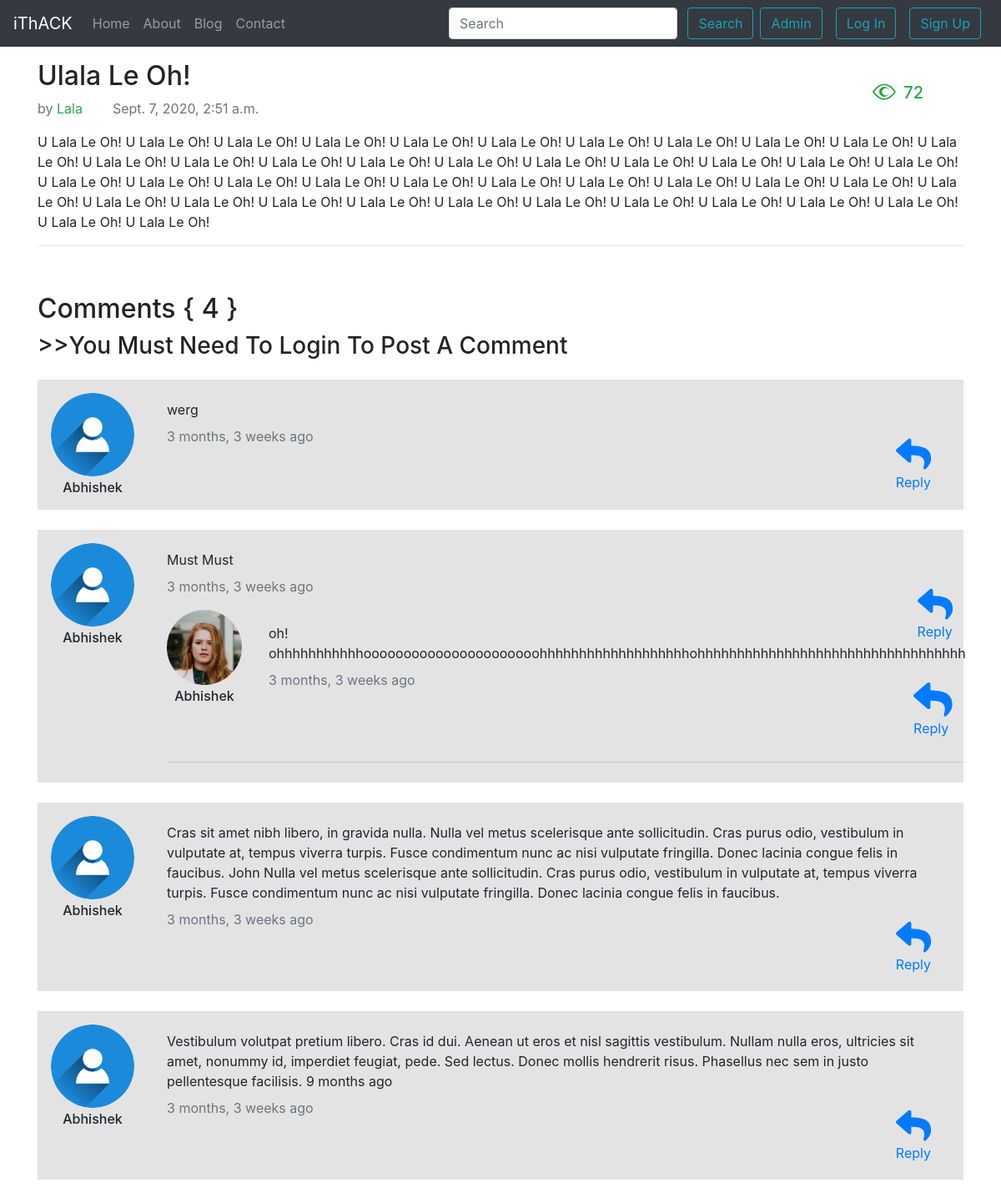
The app's page /blog/third-post with its own data.
### blog/models.py (models this page shows, shortened)
class Post(models.Model):
    sno = models.AutoField(primary_key=True)
    title = models.CharField(max_length=200)
    content = models.TextField()
    author = models.CharField(max_length=50)
    slug = models.CharField(max_length=210)
    views = models.IntegerField(default=0)
    thumbnail = models.ImageField(upload_to="blog/images", default="")
    timestamp = models.DateTimeField(blank=True)

class BlogComment(models.Model):
    sno = models.AutoField(primary_key=True)
    comment = models.TextField()
    user = models.ForeignKey(User, on_delete=models.CASCADE)
    post = models.ForeignKey(Post, on_delete=models.CASCADE)
    parent = models.ForeignKey('self', on_delete=models.CASCADE, null=True)
    timestamp = models.DateTimeField(default=now)

### blog/views.py (the view)
# urls.py: path('<str:slug>', views.blogPost, name='blogPost'),
def blogPost(request, slug):
    post = Post.objects.filter(slug=slug).first()
    post.views = post.views + 1
    post.save()
    comments = BlogComment.objects.filter(post=post, parent=None)
    replies = BlogComment.objects.filter(post=post).exclude(parent=None)
    replyDict = {}
    for reply in replies:
        if reply.parent.sno not in replyDict.keys():
            replyDict[reply.parent.sno] = [reply]
        else:
            replyDict[reply.parent.sno].append(reply)
    context = {'post': post, 'comments': comments, 'replyDict': replyDict}
    return render(request, 'blog/blogPost.html', context)

### blog/templatetags/extras.py (called while the page is built)
@register.filter(name='get_val')
def get_val(dict, key):
    return dict.get(key)

### templates/blog/blogPost.html (shortened to what this page needs)
{% extends 'base.html' %}
{% load humanize %}
{% load extras %}
{% block body %}
<div class="container my-3">
    <span class="float-right mr-5 mt-4">
         &nbsp;<span class="h5 text-success">{{post.views}}</span>
    </span>
    <h2 class="blog-post-title">{{post.title}}</h2>
    <p class="blog-post-meta text-muted">by <a href="#" class="text-success">{{post.author}}
        </a>&nbsp;&nbsp;&nbsp;&nbsp;&nbsp;&nbsp;&nbsp;{{post.timestamp}}
    </p>
    <p>{{post.content|safe}}</p>
    <hr><br>
</div>
<div class="container">
    <h2>Comments { {{comments.count}} }</h2>
    {% if user.is_authenticated %}
    <form action="/blog/postComment" method="post"> {% csrf_token %}
        <div class="mt-4">
            <h5>Write a response</h5>
            <textarea class="form-control mt-3" name=comment rows="3" placeholder="Write a response.."></textarea>
            <input type="hidden" name="postSno" value="{{post.sno}}">
            <input type="hidden" name="parentSno" value="">
            <button type="submit" class="btn btn-outline-info mt-3">Publish</button>
        </div>
    </form>
    {% else %}
    <h3>>>You Must Need To Login To Post A Comment</h3>
    {% endif %}
    {% for comment in comments %}
    <div class="media mb-3 mt-4 p-2" style="background-color: rgb(227, 227, 227)">
        <div class="text-center p-2">
            <img class="mr-3 rounded-circle " src="/static/img/user.png" alt={{comment.user.username}} width="100"
                height="100">
            <h6 class="mt-1 mb-0 mr-3">{{comment.user.username}}</h6>
        </div>
        <div class="container">
            <div class="media-body">
                <p class="mt-3 mb-2">{{comment.comment}}</p>
                <time class="timeago text-muted">{{comment.timestamp|naturaltime}}</time>
                {% if user.is_authenticated %}
                <a class="float-right mr-2 my-1 p-2" data-toggle="collapse" data-target="#replyBox{{comment.sno}}"
                    aria-expanded="false" aria-controls="replyBox{{comment.sno}}" href="#"><svg
                        class="svg-inline--fa fa-reply fa-w-16" aria-hidden="true" focusable="false" data-prefix="fa"
                        data-icon="reply" role="img" xmlns="http://www.w3.org/2000/svg" viewBox="0 0 512 512"
                        data-fa-i2svg="">
                        <path fill="currentColor"
                            d="M8.309 189.836L184.313 37.851C199.719 24.546 224 35.347 224 56.015v80.053c160.629 1.839 288 34.032 288 186.258 0 61.441-39.581 122.309-83.333 154.132-13.653 9.931-33.111-2.533-28.077-18.631 45.344-145.012-21.507-183.51-176.59-185.742V360c0 20.7-24.3 31.453-39.687 18.164l-176.004-152c-11.071-9.562-11.086-26.753 0-36.328z">
                        </path>
                    </svg>Reply</a>
                <br><br><br><br>
                {% else %}
                <a class="float-right mr-2 my-1 p-2" data-toggle="modal" data-target="#loginModal" aria-expanded="false"
                    aria-controls="loginModal" href="#">Reply</a>
                {% endif %}
            </div>
            {% for reply in replyDict|get_val:comment.sno %}
            <div class="replies media mt-3">
                <div class="pr-3 text-center">
                    <img class="mr-3 rounded-circle" src="/static/img/user2.png" alt="John" width="90" height="90">
                    <h6 class="mt-1 mb-0 mr-3">{{reply.user.username}}</h6>
                </div>
                <div class="media-body">
                    <p class="mt-3 mb-2">{{reply.comment}}</p>
                    <time class="timeago text-muted" timeago-id="3">{{reply.timestamp|naturaltime}}</time>
                    <a class="float-right mr-2 my-1 p-2" href="#"> Reply</a>
                </div>
            </div>
            <hr>
            {% endfor %}
        </div>
    </div>
    {% endfor %}
</div>
{% endblock body %}

### records on screen
Post: views "72", title "Ulala Le Oh!", author "Lala", timestamp "Sept. 7, 2020, 2:51 a.m.", content "U Lala Le Oh! U Lala Le Oh! U Lala Le Oh! U Lala Le Oh! U Lala Le Oh! U Lala Le Oh! U Lala Le Oh! U Lala Le Oh! U Lala Le Oh! U Lala Le Oh! U Lala Le Oh! U Lala Le Oh! U Lala Le Oh! U Lala Le Oh! U Lala Le Oh! U Lala Le Oh! U Lala Le Oh! U Lala Le Oh! U Lala Le Oh! U Lala Le Oh! U Lala Le Oh! U Lala Le Oh! U Lala Le Oh! U Lala Le Oh! U Lala Le Oh! U Lala Le Oh! U Lala Le Oh! U Lala Le Oh! U Lala Le Oh! U Lala Le Oh! U Lala Le Oh! U Lala Le Oh! U Lala Le Oh! U Lala Le Oh! U Lala Le Oh! U Lala Le Oh! U Lala Le Oh! U Lala Le Oh! U Lala Le Oh! U Lala Le Oh! U Lala Le Oh! U Lala Le Oh! U Lala Le Oh! U Lala Le Oh!"
BlogComment: user.username "Abhishek", comment "werg", timestamp "3 months, 3 weeks ago"
BlogComment: user.username "Abhishek", comment "Must Must", timestamp "3 months, 3 weeks ago"
BlogComment: user.username "Abhishek", comment "oh! ohhhhhhhhhhhoooooooooooooooooooooohhhhhhhhhhhhhhhhhhhohhhhhhhhhhhhhhhhhhhhhhhhhhhhhhhhhh", timestamp "3 months, 3 weeks ago"
BlogComment: user.username "Abhishek", comment "Cras sit amet nibh libero, in gravida nulla. Nulla vel metus scelerisque ante sollicitudin. Cras purus odio, vestibulum in vulputate at, tempus viverra turpis. Fusce condimentum nunc ac nisi vulputate fringilla. Donec lacinia congue felis in faucibus. John Nulla vel metus scelerisque ante sollicitudin. Cras purus odio, vestibulum in vulputate at, tempus viverra turpis. Fusce condimentum nunc ac nisi vulputate fringilla. Donec lacinia congue felis in faucibus.", timestamp "3 months, 3 weeks ago"
BlogComment: user.username "Abhishek", comment "Vestibulum volutpat pretium libero. Cras id dui. Aenean ut eros et nisl sagittis vestibulum. Nullam nulla eros, ultricies sit amet, nonummy id, imperdiet feugiat, pede. Sed lectus. Donec mollis hendrerit risus. Phasellus nec sem in justo pellentesque facilisis. 9 months ago", timestamp "3 months, 3 weeks ago"

### other values on screen
{{ comments.count }} "4"
